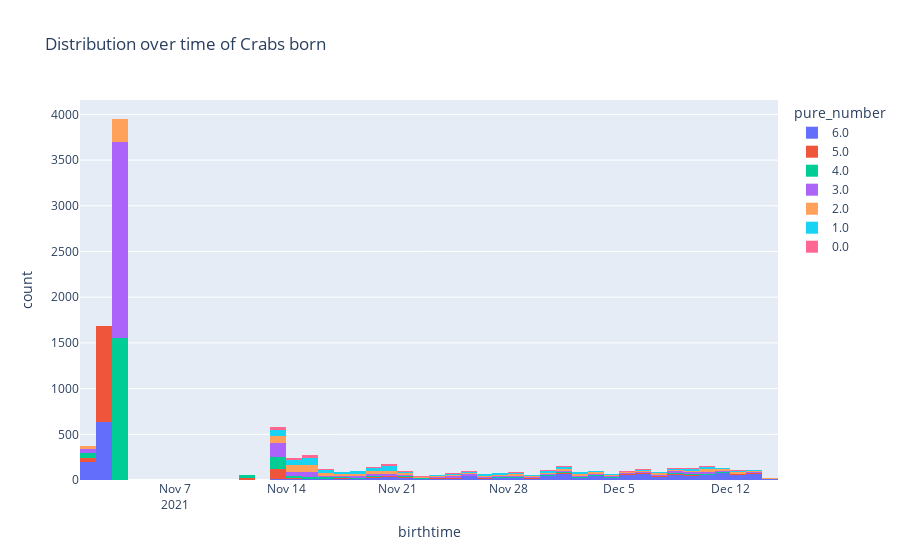

This figure's notebook cell:
### Markdown cell above
### Crab Data

### Code cell
px.histogram(crabs[crabs.pure_number.notnull()], x="birthtime", color="pure_number",title="Distribution over time of Crabs born")

### Figure 1 — Plotly figure (JSON) as saved in the notebook; plotly's stock layout.template omitted (floating-point values rounded to 4 significant figures; data arrays with more than 128 entries replaced by an {"elided": "..."} marker saying what was removed)
{"data": [{"alignmentgroup": "True", "bingroup": "x", "hovertemplate": "pure_number=6.0<br>birthtime=%{x}<br>count=%{y}<extra></extra>", "legendgroup": "6.0", "marker": {"color": "#636efa", "pattern": {"shape": ""}}, "name": "6.0", "offsetgroup": "6.0", "orientation": "v", "showlegend": true, "type": "histogram", "x": {"elided": "1839 str values"}, "xaxis": "x", "yaxis": "y"}, {"alignmentgroup": "True", "bingroup": "x", "hovertemplate": "pure_number=5.0<br>birthtime=%{x}<br>count=%{y}<extra></extra>", "legendgroup": "5.0", "marker": {"color": "#EF553B", "pattern": {"shape": ""}}, "name": "5.0", "offsetgroup": "5.0", "orientation": "v", "showlegend": true, "type": "histogram", "x": {"elided": "1373 str values"}, "xaxis": "x", "yaxis": "y"}, {"alignmentgroup": "True", "bingroup": "x", "hovertemplate": "pure_number=4.0<br>birthtime=%{x}<br>count=%{y}<extra></extra>", "legendgroup": "4.0", "marker": {"color": "#00cc96", "pattern": {"shape": ""}}, "name": "4.0", "offsetgroup": "4.0", "orientation": "v", "showlegend": true, "type": "histogram", "x": {"elided": "2051 str values"}, "xaxis": "x", "yaxis": "y"}, {"alignmentgroup": "True", "bingroup": "x", "hovertemplate": "pure_number=3.0<br>birthtime=%{x}<br>count=%{y}<extra></extra>", "legendgroup": "3.0", "marker": {"color": "#ab63fa", "pattern": {"shape": ""}}, "name": "3.0", "offsetgroup": "3.0", "orientation": "v", "showlegend": true, "type": "histogram", "x": {"elided": "2804 str values"}, "xaxis": "x", "yaxis": "y"}, {"alignmentgroup": "True", "bingroup": "x", "hovertemplate": "pure_number=2.0<br>birthtime=%{x}<br>count=%{y}<extra></extra>", "legendgroup": "2.0", "marker": {"color": "#FFA15A", "pattern": {"shape": ""}}, "name": "2.0", "offsetgroup": "2.0", "orientation": "v", "showlegend": true, "type": "histogram", "x": {"elided": "996 str values"}, "xaxis": "x", "yaxis": "y"}, {"alignmentgroup": "True", "bingroup": "x", "hovertemplate": "pure_number=1.0<br>birthtime=%{x}<br>count=%{y}<extra></extra>", "legendgroup": "1.0", "marker": {"color": "#19d3f3", "pattern": {"shape": ""}}, "name": "1.0", "offsetgroup": "1.0", "orientation": "v", "showlegend": true, "type": "histogram", "x": {"elided": "697 str values"}, "xaxis": "x", "yaxis": "y"}, {"alignmentgroup": "True", "bingroup": "x", "hovertemplate": "pure_number=0.0<br>birthtime=%{x}<br>count=%{y}<extra></extra>", "legendgroup": "0.0", "marker": {"color": "#FF6692", "pattern": {"shape": ""}}, "name": "0.0", "offsetgroup": "0.0", "orientation": "v", "showlegend": true, "type": "histogram", "x": {"elided": "299 str values"}, "xaxis": "x", "yaxis": "y"}], "layout": {"barmode": "relative", "legend": {"title": {"text": "pure_number"}, "tracegroupgap": 0}, "title": {"text": "Distribution over time of Crabs born"}, "xaxis": {"anchor": "y", "domain": [0, 1], "title": {"text": "birthtime"}}, "yaxis": {"anchor": "x", "domain": [0, 1], "title": {"text": "count"}}}}
